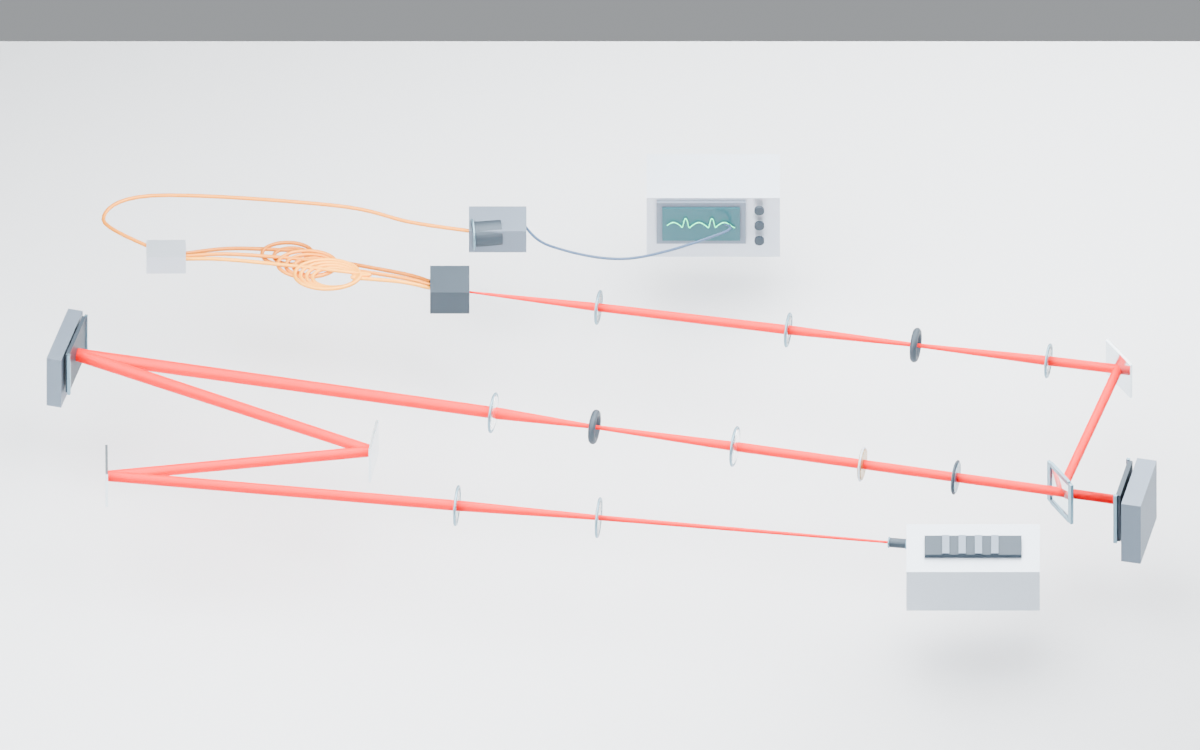
#> input picture case-2_D2NN_OAM2/render-output/case2_v7_overview_wordless.png, 1200 x 750 px
$ python crop_case2_v7.py
#> lines starting #> are read from the running program, lines starting #| are printed output that depends on the picture
#!/usr/bin/env python3
"""Pixel crops from the exact v7 overview PNG, no rerendering or annotation.
ROIs are normalized top-left rectangles chosen from the SAVED overview camera
projection (outlet x .741, housing x .755–.866; old ROIs retained).
Run: python3 crop_case2_v7.py
"""
from pathlib import Path
from PIL import Image
import hashlib
BASE=Path(__file__).resolve().parent/'render-output'
source=BASE/'case2_v7_overview_wordless.png'
rois={
    'case2_v7_crop_laser_L1_L2.png':(.32,.52,.84,.81),
    'case2_v7_crop_BS_SLM_M3.png':(.68,.39,1.,.77),
    'case2_v7_crop_laser_outlet.png':(.68,.63,.92,.86),
}
with Image.open(source) as im:
#> im is the input picture: PIL image 1200x750 RGBA; mean R, G, B, A 226.1, 224.2, 224.7, 255
    im.load(); w,h=im.size
#> after `w, h = im.size`: w = 1200; h = 750
    assert (w,h)==(1200,750),f'unexpected overview dimensions: {im.size}'
    print('SOURCE_SHA256',hashlib.sha256(source.read_bytes()).hexdigest())
    for filename,(x0,y0,x1,y1) in rois.items():
        bounds=tuple(round(n*d) for n,d in zip((x0,y0,x1,y1),(w,h,w,h)))
#> bounds = (384, 390, 1008, 608)
        assert 0<=bounds[0]<bounds[2]<=w and 0<=bounds[1]<bounds[3]<=h
        target=BASE/filename
        im.crop(bounds).save(target)
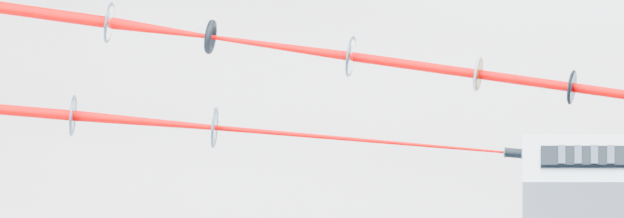
#> saved as case2_v7_crop_laser_L1_L2.png: PIL image 624x218 RGBA; mean R, G, B, A 232.4, 227.8, 228.3, 255
        print('CROPPED',target,bounds,Image.open(target).size)
#| CROPPED case-2_D2NN_OAM2/render-output/case2_v7_crop_laser_L1_L2.png (384, 390, 1008, 608) (624, 218)
